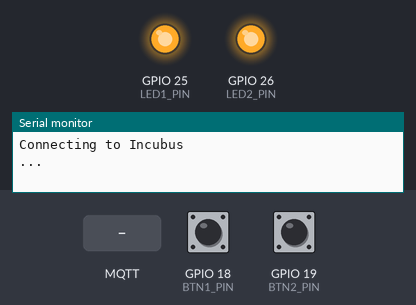
This sketch was run on a simulated ESP32. On the bench: output pins drawn as LEDs (lit = HIGH), the last lines printed to the serial monitor. The inputs (shaded band) are chosen by the test bench; at power-on: GPIO 18 (BTN1_PIN) HIGH, GPIO 19 (BTN2_PIN) HIGH. WiFi joins after 1.5 s; servers stay silent unless stated; random numbers use the default seed unless the sketch sets one; no MQTT or app messages arrive unless stated.

Above: at 0.2 s.
At 3.0 s:
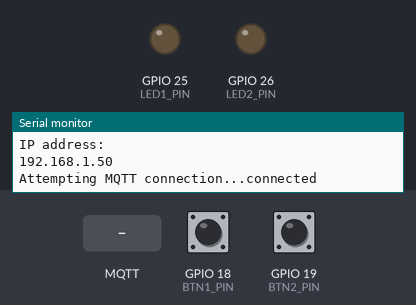
3.1 s: MQTT message "in_progress" arrives on the third subscribed topic
At 4.3 s:
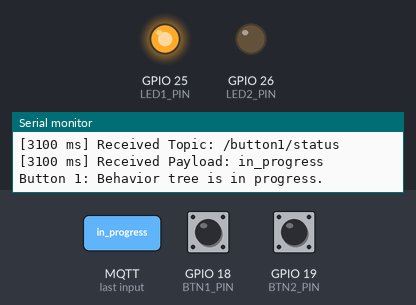
4.6 s: MQTT message "Myhome918" arrives on the first subscribed topic
6.1 s: MQTT message "success" arrives on the first subscribed topic
Timing chart, 0 to 9.1 s (numbered marks = the images above; inputs shaded):
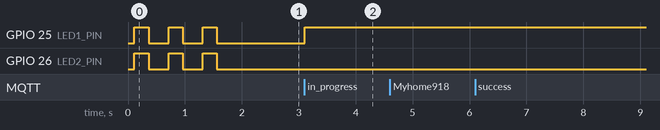

The sketch:

AMRCallingButtonChute.ino
```cpp
#define LED1_PIN 25
#define LED2_PIN 26
#define BTN1_PIN 18
#define BTN2_PIN 19

#define HOME_WIFI 0
#define WH_WIFI 1
#define HOTSPOT_WIFI 0

#if HOME_WIFI
  const char* ssid = "Myhome918";
  const char* password = "68740109";
  const char* mqtt_server = "192.168.1.183";
#endif

#if HOTSPOT_WIFI
  const char* ssid = "Dylan";
  const char* password = "koenigsegg";
  const char* mqtt_server = "192.168.60.222";
#endif

#if WH_WIFI
  const char* ssid = "Incubus";
  const char* password = "bl1bl1iot";
  const char* mqtt_server = "10.176.164.12";
#endif

unsigned long prev_button1_press = 0;
bool prev_button1_read = true;

unsigned long prev_button2_press = 0;
bool prev_button2_read = true;

#include <WiFi.h>
#include <PubSubClient.h>

String button1_topic = "/button1/task";
String button2_topic = "/button2/task";
String feedback_button1_topic = "/button1/status";
String feedback_button2_topic = "/button2/status";
String feedback_task_status = "/task/status";
bool task_status = false;

WiFiClient espClient;
PubSubClient client(espClient);

unsigned long lastMsg = 0;
#define MSG_BUFFER_SIZE	(50)
char msg[MSG_BUFFER_SIZE];
int value = 0;

void setup_wifi() {

  delay(10);
  // We start by connecting to a WiFi network
  Serial.println();
  Serial.print("Connecting to ");
  Serial.println(ssid);

  WiFi.mode(WIFI_STA);

  int try_connect = 0;
  while (WiFi.status() != WL_CONNECTED) {
    delay(100);
    if (try_connect == 0){
      WiFi.begin(ssid, password);
    }
    if (try_connect == 25){
      ESP.restart();
    }
    Serial.println("...");
    led_blink();
    try_connect++;
  }

  Serial.println("");
  Serial.println("WiFi connected");
  Serial.println("IP address: ");
  Serial.println(WiFi.localIP());
}

// this callback function is like a FEEDBACK that you RECEIVED from the PC
void callback(char* topic, byte* payload, unsigned int length) {

  unsigned long currentMillis = millis();
  Serial.printf("[%lu ms] Received Topic: %s\n", currentMillis, topic);
  Serial.printf("[%lu ms] Received Payload: ", currentMillis);

  //Payload null terminator (\0)
  char terminated_payload[length + 1];
  memcpy(terminated_payload, payload, length);
  terminated_payload[length] = '\0';
  Serial.println(terminated_payload);

  // if (String(topic) == feedback_button1_topic || String(topic) == feedback_button2_topic) {
  //     Serial.printf("Handling feedback for %s\n", topic);
  // }

  // //Handle feedback messages
  if (String(topic) == feedback_button1_topic) {
    if (strcmp(terminated_payload, "in_progress") == 0) {
      Serial.println("Button 1: Behavior tree is in progress.");
      digitalWrite(LED1_PIN, HIGH); // Indicate in-progress state
    }
    else if (strcmp(terminated_payload, "success") == 0) {
      Serial.println("Button 1: Behavior tree succeeded.");
      digitalWrite(LED1_PIN, LOW); // Turn off LED1
      task_status = false;
    }
    else if (strcmp(terminated_payload, "failed") == 0) {
      Serial.println("Button 1: Behavior tree failed.");
      task_status = false;
    }
  }

  if (String(topic) == feedback_button2_topic) {
    if (strcmp(terminated_payload, "in_progress") == 0) {
      Serial.println("Button 2: Behavior tree is in progress.");
      digitalWrite(LED2_PIN, HIGH); // Indicate in-progress state
    }
    else if (strcmp(terminated_payload, "success") == 0) {
      Serial.println("Button 2: Behavior tree succeeded.");
      digitalWrite(LED2_PIN, LOW); // Turn off LED2
      task_status = false;
    }
    else if (strcmp(terminated_payload, "failed") == 0) {
      Serial.println("Button 2: Behavior tree failed.");
      task_status = false;
    }
  }

  if (String(topic) == feedback_task_status){
    if (strcmp(terminated_payload, "in_progress") == 0) {
      Serial.println("Task is in progress");
      task_status = true;
    }
    else if (strcmp(terminated_payload, "success") == 0) {
      Serial.println("Task finished");
      task_status = false;
    }
    else if (strcmp(terminated_payload, "failed") == 0) {
      Serial.println("Task failed");
      task_status = false;
    }
  }
}

void reconnect() {
  // Loop until we're reconnected
  while (!client.connected()) {
    Serial.print("Attempting MQTT connection...");
    // Create a random client ID
    String clientId = "UniqueMQTTClientID";
    clientId += String(random(0xffff), HEX);
    // Attempt to connect
    if (client.connect(clientId.c_str())) {
      Serial.println("connected");
      client.subscribe(button1_topic.c_str(), 0);
      client.subscribe(button2_topic.c_str(), 0);
      client.subscribe(feedback_button1_topic.c_str(), 0); // Subscribe to feedback topics
      client.subscribe(feedback_button2_topic.c_str(), 0);
      client.subscribe(feedback_task_status.c_str(), 0);
    } else {
      Serial.print("failed, rc=");
      Serial.print(client.state());
      Serial.println(" try again in 2 seconds");
      led_blink();
      delay(1000);
    }
  }
}

void led_blink(){
  digitalWrite(LED1_PIN, HIGH);
  digitalWrite(LED2_PIN, HIGH);
  delay(250);
  digitalWrite(LED1_PIN, LOW);
  digitalWrite(LED2_PIN, LOW);
  delay(250);
}


void setup() {
  pinMode(LED1_PIN, OUTPUT);
  pinMode(LED2_PIN, OUTPUT);
  pinMode(BTN1_PIN, INPUT_PULLUP);
  pinMode(BTN2_PIN, INPUT_PULLUP);

  Serial.begin(115200);

  setup_wifi();

  client.setServer(mqtt_server, 1883);
  client.setCallback(callback);

}

void loop() {

  if (!client.connected()) {
    reconnect();
  }
  client.loop();

  unsigned long now = millis();
  bool button1_read = digitalRead(BTN1_PIN);
  bool button2_read = digitalRead(BTN2_PIN);

  if(button1_read != prev_button1_read && task_status == false){
    if(millis() - prev_button1_press > 250){
      if(!button1_read){
        String msg = String(1);
        //String msg = String(1.0) + "," + String(2.0) + "," + String(0.000);
        client.publish("/button1/task", msg.c_str());
      }
      prev_button1_read = button1_read;
      prev_button1_press = millis();
    }
  }

  if(button2_read != prev_button2_read && task_status == false){
    if(millis() - prev_button2_press > 250){
      if(!button2_read){
        String msg = String(2);
        //String msg = String(1.0) + "," + String(2.0) + "," + String(0.000);
        client.publish("/button2/task", msg.c_str());
      }
      prev_button2_read = button2_read;
      prev_button2_press = millis();
    }
  }
}
```

Measured:
- after the input at 3.1 s, GPIO 25 (LED1_PIN): LOW → HIGH at once
